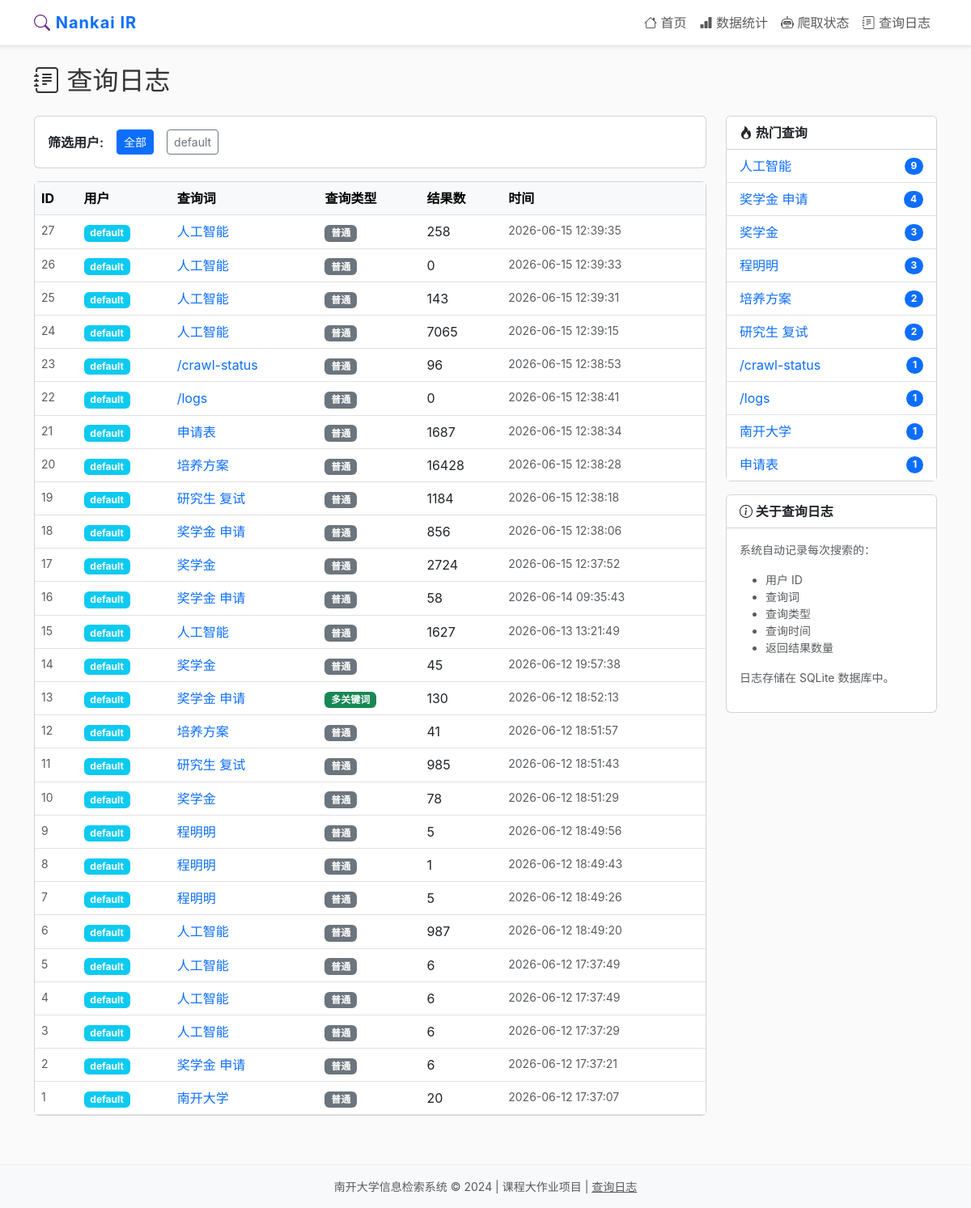
Page /logs on the committed database.
### tables this page shows
CREATE TABLE search_logs (
            id INTEGER PRIMARY KEY AUTOINCREMENT,
            user_id TEXT DEFAULT 'default',
            query TEXT NOT NULL,
            search_type TEXT DEFAULT 'normal',
            filters TEXT DEFAULT '',
            result_count INTEGER DEFAULT 0,
            search_time TEXT NOT NULL
        );

### web/app.py (the view)
    @app.route("/logs")
    def logs():
        user_filter = request.args.get("user_id", "")
        page = int(request.args.get("page", 1))
        per_page = 50
        offset = (page - 1) * per_page
        logs_data = db.get_search_logs(
            user_id=user_filter or None,
            limit=per_page,
            offset=offset,
        )
        total_count = db.get_search_count()
        total_pages = max(1, -(-total_count // per_page))  # 向上取整
        popular = db.get_popular_queries(10)
        all_users = set()
        for log in logs_data:
            all_users.add(log.get("user_id", ""))
        return render_template(
            "logs.html",
            logs=logs_data,
            popular=popular,
            user_filter=user_filter,
            all_users=sorted(all_users),
            page=page,
            total_pages=total_pages,
            total_count=total_count,
        )

### database/db.py (called while the page is built)
    def _get_conn(self):
        return sqlite3.connect(self.db_file)

    def get_popular_queries(self, limit: int = 10) -> list[dict]:
        try:
            conn = self._get_conn()
            conn.row_factory = sqlite3.Row
            cursor = conn.cursor()
            cursor.execute(
                """SELECT query, COUNT(*) as cnt
                   FROM search_logs
                   GROUP BY query
                   ORDER BY cnt DESC
                   LIMIT ?""",
                (limit,)
            )
            rows = cursor.fetchall()
            conn.close()
            return [dict(row) for row in rows]
        except Exception as e:
            print(f"[DB] 获取热门查询失败: {e}")
            return []

    def get_search_count(self) -> int:
        try:
            conn = self._get_conn()
            cursor = conn.cursor()
            cursor.execute("SELECT COUNT(*) FROM search_logs")
            count = cursor.fetchone()[0]
            conn.close()
            return count
        except Exception:
            return 0

### web/templates/logs.html (shortened to what this page needs)
{% extends "base.html" %}
{% block content %}
<h2 class="mb-4"><i class="bi bi-journal-text"></i> 查询日志</h2>
<div class="row">
    <div class="col-md-9">
        <div class="card mb-3">
            <div class="card-body d-flex gap-3 align-items-center flex-wrap">
                <span class="fw-semibold">筛选用户:</span>
                <a href="/logs" class="btn btn-sm {% if not user_filter %}btn-primary{% else %}btn-outline-secondary{% endif %}">全部</a>
                {% for u in all_users %}
                <a href="/logs?user_id={{ u }}" class="btn btn-sm {% if user_filter == u %}btn-primary{% else %}btn-outline-secondary{% endif %}">{{ u }}</a>
                {% endfor %}
            </div>
        </div>
        <div class="card">
            <div class="card-body p-0">
                <div class="table-responsive">
                    <table class="table table-hover mb-0">
                        <thead class="table-light">
                            <tr>
                                <th>ID</th>
                                <th>用户</th>
                                <th>查询词</th>
                                <th>查询类型</th>
                                <th>结果数</th>
                                <th>时间</th>
                            </tr>
                        </thead>
                        <tbody>
                            {% for log in logs %}
                            <tr>
                                <td class="text-muted small">{{ log.id }}</td>
                                <td><span class="badge bg-info">{{ log.user_id }}</span></td>
                                <td>
                                    <a href="/search?q={{ log.query }}&type={{ log.search_type }}" class="text-decoration-none">
                                        {{ log.query }}
                                    </a>
                                </td>
                                <td>
                                    {% if log.search_type == 'normal' %}
                                    <span class="badge bg-secondary">普通</span>
                                    {% elif log.search_type == 'exact' %}
                                    <span class="badge bg-primary">精确</span>
                                    {% elif log.search_type == 'multi' %}
                                    <span class="badge bg-success">多关键词</span>
                                    {% elif log.search_type == 'wildcard' %}
                                    <span class="badge bg-warning text-dark">通配</span>
                                    {% elif log.search_type == 'fuzzy' %}
                                    <span class="badge bg-info">模糊</span>
                                    {% elif log.search_type == 'doc' %}
                                    <span class="badge bg-dark">文档</span>
                                    {% else %}
                                    <span class="badge bg-light text-dark">{{ log.search_type }}</span>
                                    {% endif %}
                                </td>
                                <td>{{ log.result_count }}</td>
                                <td class="text-muted small">{{ log.search_time }}</td>
                            </tr>
                            {% endfor %}
                        </tbody>
                    </table>
                </div>
            </div>
        </div>
    </div>
    <div class="col-md-3">
        <div class="card">
            <div class="card-header bg-white">
                <strong><i class="bi bi-fire"></i> 热门查询</strong>
            </div>
            <div class="card-body p-0">
                <ul class="list-group list-group-flush">
                    {% for pq in popular %}
                    <li class="list-group-item d-flex justify-content-between align-items-center">
                        <a href="/search?q={{ pq.query }}" class="text-decoration-none">{{ pq.query }}</a>
                        <span class="badge bg-primary rounded-pill">{{ pq.cnt }}</span>
                    </li>
                    {% endfor %}
                </ul>
            </div>
        </div>
        <div class="card mt-3">
            <div class="card-header bg-white">
                <strong><i class="bi bi-info-circle"></i> 关于查询日志</strong>
            </div>
            <div class="card-body small text-muted">
                <p>系统自动记录每次搜索的：</p>
                <ul>
                    <li>用户 ID</li>
                    <li>查询词</li>
                    <li>查询类型</li>
                    <li>查询时间</li>
                    <li>返回结果数量</li>
                </ul>
                <p>日志存储在 SQLite 数据库中。</p>
            </div>
        </div>
    </div>
</div>
{% endblock %}

### web/templates/base.html (shortened to what this page needs)
<!DOCTYPE html>
<html lang="zh-CN">
<head>
    <link href="https://cdn.jsdelivr.net/npm/bootstrap@5.3.0/dist/css/bootstrap.min.css" rel="stylesheet">
    <link href="https://cdn.jsdelivr.net/npm/bootstrap-icons@1.11.0/font/bootstrap-icons.css" rel="stylesheet">
    <link href="{{ url_for('static', filename='css/style.css') }}" rel="stylesheet">
</head>
<body>
    <nav class="navbar navbar-expand-lg navbar-light bg-white border-bottom shadow-sm">
        <div class="container">
            <a class="navbar-brand fw-bold text-primary" href="/">
                <i class="bi bi-search"></i> Nankai IR
            </a>
            <div class="collapse navbar-collapse" id="navbarNav">
                <ul class="navbar-nav ms-auto">
                    <li class="nav-item">
                        <a class="nav-link" href="/"><i class="bi bi-house"></i> 首页</a>
                    </li>
                    <li class="nav-item">
                        <a class="nav-link" href="/stats"><i class="bi bi-bar-chart-fill"></i> 数据统计</a>
                    </li>
                    <li class="nav-item">
                        <a class="nav-link" href="/crawl-status"><i class="bi bi-robot"></i> 爬取状态</a>
                    </li>
                    <li class="nav-item">
                        <a class="nav-link" href="/logs"><i class="bi bi-journal-text"></i> 查询日志</a>
                    </li>
                </ul>
            </div>
        </div>
    </nav>
    <main class="container mt-4">
        {% block content %}{% endblock %}
    </main>
    <footer class="footer mt-5 py-3 bg-light text-center text-muted small">
        <div class="container">
            南开大学信息检索系统 &copy; 2024 | 课程大作业项目 |
            <a href="/logs" class="text-muted">查询日志</a>
        </div>
    </footer>
</body>
</html>

### web/static/css/style.css (style rules this page uses)
body { font-family: -apple-system, BlinkMacSystemFont, "Segoe UI", "PingFang SC", "Hiragino Sans GB", "Microsoft YaHei", "Helvetica Neue", Helvetica, Arial, sans-serif; background-color: #fafafa; color: #333; }
.navbar-brand { font-size: 20px; letter-spacing: 1px; }
.navbar-brand .bi-search { color: #6c2c8f; }
.badge.bg-secondary { background-color: #6c757d !important; }
.footer { border-top: 1px solid #eee; margin-top: 60px !important; }

### rows in the picture
search_logs: user "default", id "27", user_id "default", query "人工智能", search_type "普通", result_count "258", search_time "2026-06-15 12:39:35"
search_logs: id "26", user_id "default", query "人工智能", search_type "普通", result_count "0", search_time "2026-06-15 12:39:33"
search_logs: id "25", user_id "default", query "人工智能", search_type "普通", result_count "143", search_time "2026-06-15 12:39:31"
search_logs: id "24", user_id "default", query "人工智能", search_type "普通", result_count "7065", search_time "2026-06-15 12:39:15"
search_logs: id "23", user_id "default", query "/crawl-status", search_type "普通", result_count "96", search_time "2026-06-15 12:38:53"
search_logs: id "22", user_id "default", query "/logs", search_type "普通", result_count "0", search_time "2026-06-15 12:38:41"
search_logs: id "21", user_id "default", query "申请表", search_type "普通", result_count "1687", search_time "2026-06-15 12:38:34"
search_logs: id "20", user_id "default", query "培养方案", search_type "普通", result_count "16428", search_time "2026-06-15 12:38:28"
search_logs: id "19", user_id "default", query "研究生 复试", search_type "普通", result_count "1184", search_time "2026-06-15 12:38:18"
search_logs: id "18", user_id "default", query "奖学金 申请", search_type "普通", result_count "856", search_time "2026-06-15 12:38:06"
search_logs: id "17", user_id "default", query "奖学金", search_type "普通", result_count "2724", search_time "2026-06-15 12:37:52"
search_logs: id "16", user_id "default", query "奖学金 申请", search_type "普通", result_count "58", search_time "2026-06-14 09:35:43"
search_logs: id "15", user_id "default", query "人工智能", search_type "普通", result_count "1627", search_time "2026-06-13 13:21:49"
search_logs: id "14", user_id "default", query "奖学金", search_type "普通", result_count "45", search_time "2026-06-12 19:57:38"
search_logs: id "13", user_id "default", query "奖学金 申请", search_type "多关键词", result_count "130", search_time "2026-06-12 18:52:13"
search_logs: id "12", user_id "default", query "培养方案", search_type "普通", result_count "41", search_time "2026-06-12 18:51:57"
search_logs: id "11", user_id "default", query "研究生 复试", search_type "普通", result_count "985", search_time "2026-06-12 18:51:43"
search_logs: id "10", user_id "default", query "奖学金", search_type "普通", result_count "78", search_time "2026-06-12 18:51:29"
search_logs: id "9", user_id "default", query "程明明", search_type "普通", result_count "5", search_time "2026-06-12 18:49:56"
search_logs: id "8", user_id "default", query "程明明", search_type "普通", result_count "1", search_time "2026-06-12 18:49:43"
search_logs: id "7", user_id "default", query "程明明", search_type "普通", result_count "5", search_time "2026-06-12 18:49:26"
search_logs: id "6", user_id "default", query "人工智能", search_type "普通", result_count "987", search_time "2026-06-12 18:49:20"
search_logs: id "5", user_id "default", query "人工智能", search_type "普通", result_count "6", search_time "2026-06-12 17:37:49"
search_logs: id "4", user_id "default", query "人工智能", search_type "普通", result_count "6", search_time "2026-06-12 17:37:49"
search_logs: id "3", user_id "default", query "人工智能", search_type "普通", result_count "6", search_time "2026-06-12 17:37:29"
search_logs: id "2", user_id "default", query "奖学金 申请", search_type "普通", result_count "6", search_time "2026-06-12 17:37:21"
search_logs: id "1", user_id "default", query "南开大学", search_type "普通", result_count "20", search_time "2026-06-12 17:37:07", cnt "1"

### other values in the picture
{{ pq.query }} "人工智能" "奖学金 申请" "奖学金" "程明明" "培养方案" "研究生 复试" "/crawl-status" "/logs" "申请表"
{{ pq.cnt }} "9" "4" "3" "3" "2" "2" "1" "1" "1"
